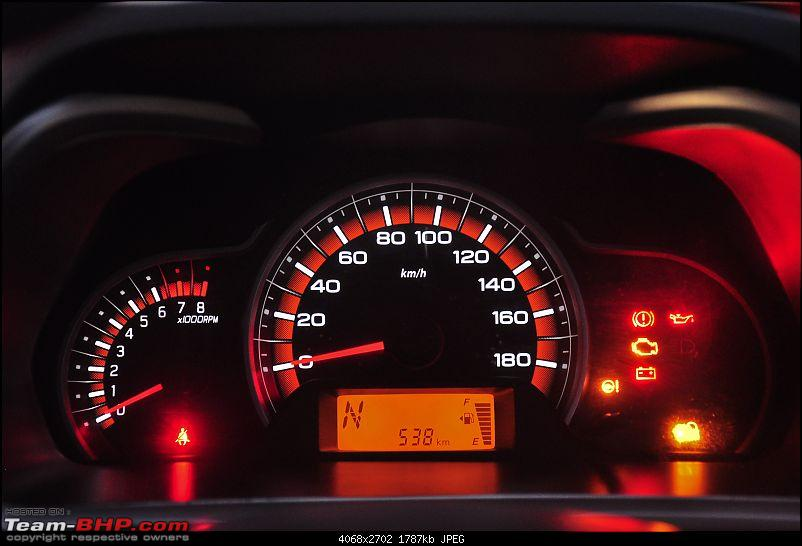
#> input picture test1.jpg, 802 x 546 px, given in place of the camera
$ jupyter execute --allow-errors TellTaleMonitoring.ipynb   (text cells are left out)
#> lines starting #> are read from the running program, lines starting #| are printed output that depends on the picture; long printed decimals are rounded
[cell 1]
import cv2
import numpy as np

[cell 2]
def save_initial():
    '''Used to save initial picture of the speedometer to be later used for different computations.
    Saves a "reference.jpg" file in the current working directory'''
    try:
        cap = cv2.VideoCapture(0)
        while True:
            _,frame = cap.read()
#> frame is the input picture: shape (546, 802, 3); mean B, G, R 20.1, 19.2, 49.3
            frame_gray = cv2.cvtColor(frame, cv2.COLOR_BGR2GRAY)
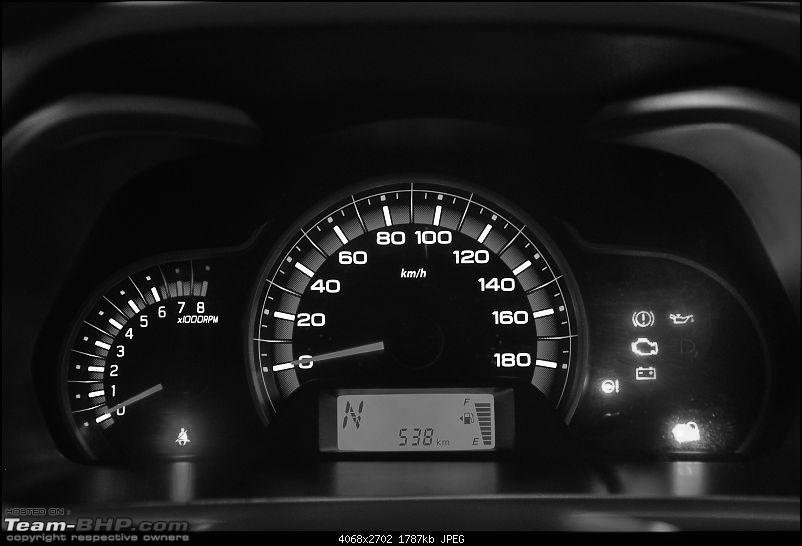
#> frame_gray: shape (546, 802); min 0, max 255, mean 28.3
            frame_gray_copy = np.copy(frame_gray)
            cv2.putText(frame_gray_copy, "Press 's' to save image", (0,25), 2, 0.9, (255,255,255), 1, cv2.LINE_AA, False)
            cv2.line(frame_gray_copy, (0,30), (frame_gray_copy.shape[1], 30), (255,255,255))
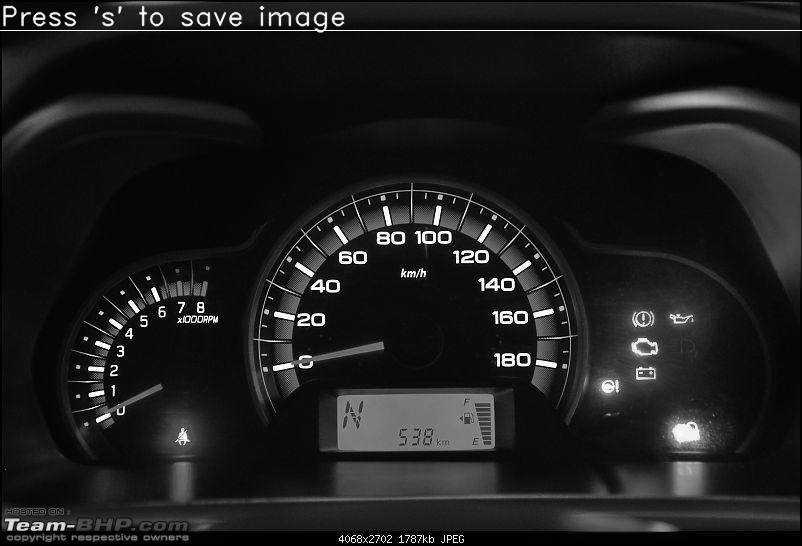
#> frame_gray_copy: shape (546, 802); min 0, max 255, mean 29.5
            cv2.imshow('frame', frame_gray_copy)
            k = cv2.waitKey(1) & 0xFF
#> (key Esc is pressed here)
            if k in [115, 83]:
                cv2.imwrite('reference.jpg', frame_gray)
                print('Image Saved')
                break
            elif k == 27:
                break
    except:
        print('An error has occurred.')
    cap.release()
    cv2.destroyAllWindows()

[cell 3]
def compute_sum_thresh(frame, tolerance_percent=5):
    return_value = {'pixel_sum':-1, 'lower_limit':-1, 'upper_limit':-1}
    return_value['pixel_sum'] = np.sum(frame/ frame.size)
    return_value['lower_limit'] = return_value['pixel_sum']*(1-tolerance_percent/100)
    return_value['upper_limit'] = return_value['pixel_sum']*(1+tolerance_percent/100)
    return return_value

[cell 4]
def compare(filename='reference.jpg'):
    tolerance_percent = 2
    # Read the image
    reference_img = cv2.imread(filename, 0)

    ref_img_values = compute_sum_thresh(reference_img, tolerance_percent)
    cv2.imshow('Reference Image', reference_img)

    print("\nDisplaying reference image.\nPress 'Esc' to exit, any other key to continue.")
    k = cv2.waitKey(0)
    if k == 27:
        cv2.destroyAllWindows()
        return

    cap = cv2.VideoCapture(0)
    while True:
        _, frame = cap.read()
        frame_gray = cv2.cvtColor(frame, cv2.COLOR_BGR2GRAY)
        frame_values = compute_sum_thresh(frame_gray, tolerance_percent)

        okng_text = ""
        okng_color = (0,0,0)
        if frame_values['pixel_sum'] > ref_img_values['upper_limit'] or frame_values['pixel_sum'] < ref_img_values['lower_limit']:
            okng_text = 'NG'
            okng_color = (0,0,255)
        else:
            okng_text = 'OK'
            okng_color = (0,255,0)

        blackpart = np.zeros((30, frame_gray.shape[1]), dtype='uint8')
        text_blackpart1 = "Desired: [" + str(ref_img_values['lower_limit']) + ', '+ str(ref_img_values['upper_limit']) +']'
        text_blackpart2 = "Current: " + str(frame_values['pixel_sum'])

        frame_gray = np.vstack((frame_gray, blackpart))

        cv2.putText(frame_gray,text_blackpart1+' '*10+text_blackpart2,(10,frame_gray.shape[0]-10),2,0.4,(255,255,255),1, cv2.LINE_AA)

        frame_output = cv2.cvtColor(frame_gray, cv2.COLOR_GRAY2BGR)
        cv2.putText(frame_output, okng_text, (10,25), 2, 1.2, okng_color, 1, cv2.LINE_AA)

        print(text_blackpart1, '\t', text_blackpart2)
        cv2.imshow('Output', frame_output)

        k = cv2.waitKey(1) & 0xFF
        if k == 27:
            cap.release()
            break
    cv2.destroyAllWindows()

[cell 5]
save_initial()

#> (a cell that did not finish here is left out)

[cell 7]
import  cv2
import numpy as np
import os

[cell 8]
ipc_image_url = 'verna.jpg'
seatbelt_dir_url = './images/sb/'

[cell 9]
def draw_rectangle(img, topleft, bottomright,color=[0,255,0]):
    cv2.rectangle(img, topleft, bottomright, color, 1)
    return img

[cell 10]
def create_pyramid(img,factor=0.98):
    pyramid = []
    pyramid.append(img)
    small_image = np.copy(img)
    while small_image.shape[0] >= 200:
        #print(small_image.shape)
        small_image = cv2.resize(small_image, None, fx=0.7, fy=0.7,interpolation=cv2.INTER_AREA)
        pyramid.append(small_image)
    return pyramid

[cell 11]
THRESHOLD = 0.98

[cell 12]
ipc_image = cv2.imread(ipc_image_url)
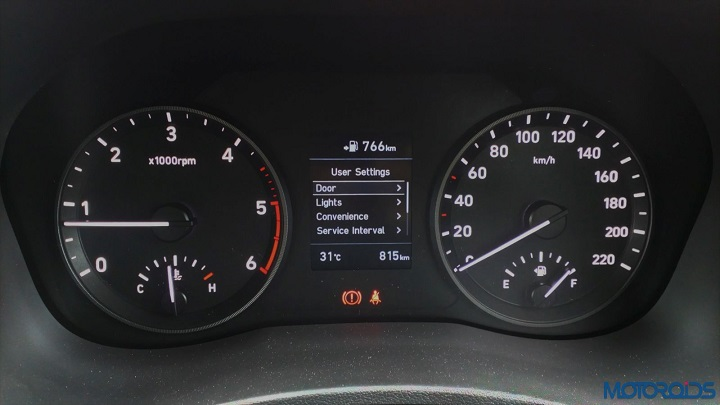
#> input picture verna.jpg, 720 x 405 px
#> ipc_image is the input picture: shape (405, 720, 3); mean B, G, R 42.6, 41.2, 40.6
ipc_image_gray = cv2.cvtColor(ipc_image, cv2.COLOR_BGR2GRAY)

telltale_images = [os.path.join('./images/sb/',imgname) for imgname in os.listdir('./images/sb/') if imgname.endswith(('JPG','jpg'))]

# Create image pyramid for ipc image
ipc_image_pyramid = create_pyramid(ipc_image_gray)
#> the loop in create_pyramid, `while small_image.shape[0] >= 200:` made 2 passes
#> pass 1, in create_pyramid, `small_image = cv2.resize(small_image, None, fx=0.7, fy=0.7,interpolati..`:
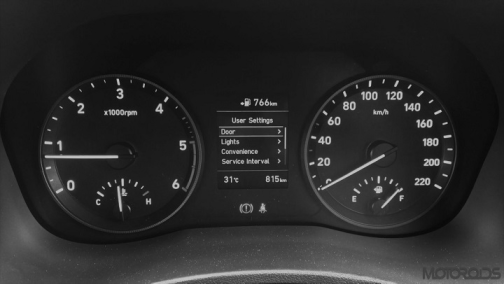
#> small_image: shape (284, 504); min 9, max 200, mean 41.2
#> after the loop in create_pyramid, `while small_image.shape[0] >= 200:`: pyramid = 3 items
#> ipc_image_pyramid = 3 items

for ipc_size in ipc_image_pyramid:
    print('Using IPC image size: ', ipc_size.shape)
#| Using IPC image size:  (405, 720)
    for telltale_image in telltale_images:
        print('Telltale image: ', telltale_image)
        telltale_image_gray = cv2.imread(telltale_image,0)
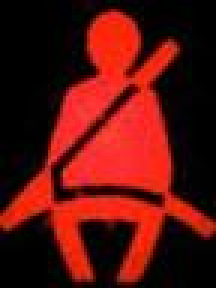
#> input picture images/sb/1.jpg, 72 x 96 px (shown 3 times larger)
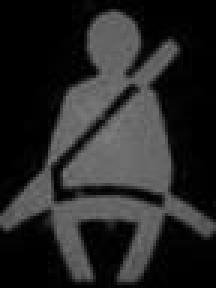
#> telltale_image_gray: shape (96, 72) (shown 3 times larger); min 0, max 125, mean 38.1
        result = cv2.matchTemplate(ipc_image_gray, telltale_image_gray, cv2.TM_CCORR_NORMED)
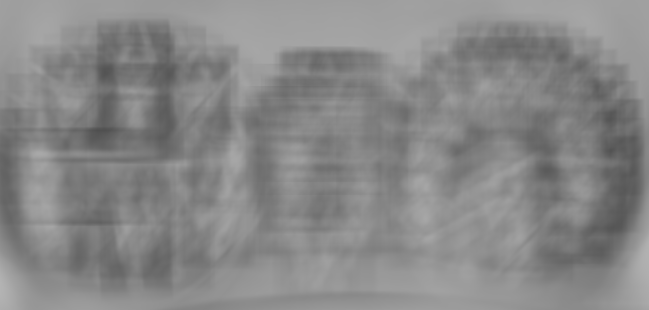
#> result: shape (310, 649) float32; min 0.311, max 0.705, mean 0.533
        print('Result Max:', np.max(result))
#| Result Max: 0.7047
        loc = np.where(result>=THRESHOLD)
#> loc = (empty array, empty array)
        (h,w) = telltale_image_gray.shape
#> h = 96; w = 72
        for pt in zip(*loc[::-1]):
            cv2.rectangle(ipc_image, pt, (pt[0] + w, pt[1] + h), (0,255,0), 2)
#> this loop made 0 passes
    print()

#final = draw_rectangle(ipc_image, topleft, bottomright)
cv2.imshow('detection', ipc_image)
cv2.waitKey(0)
cv2.destroyAllWindows()
